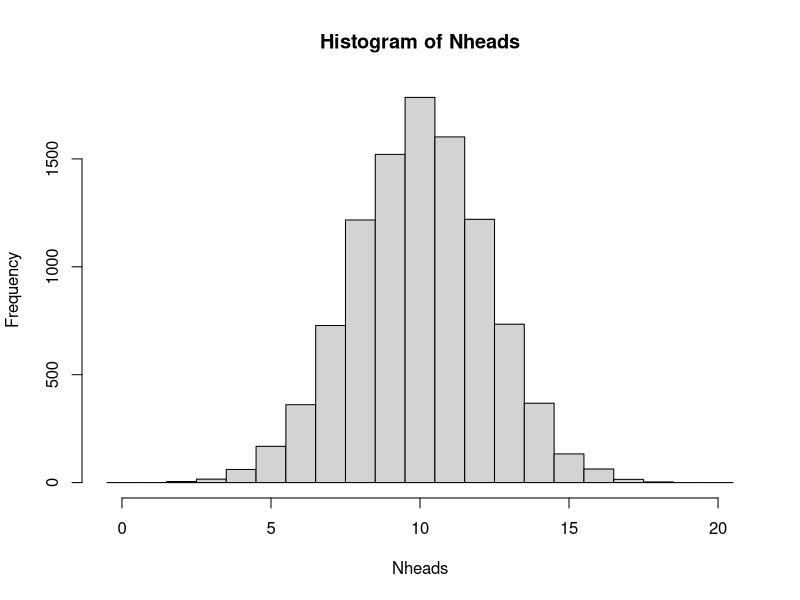
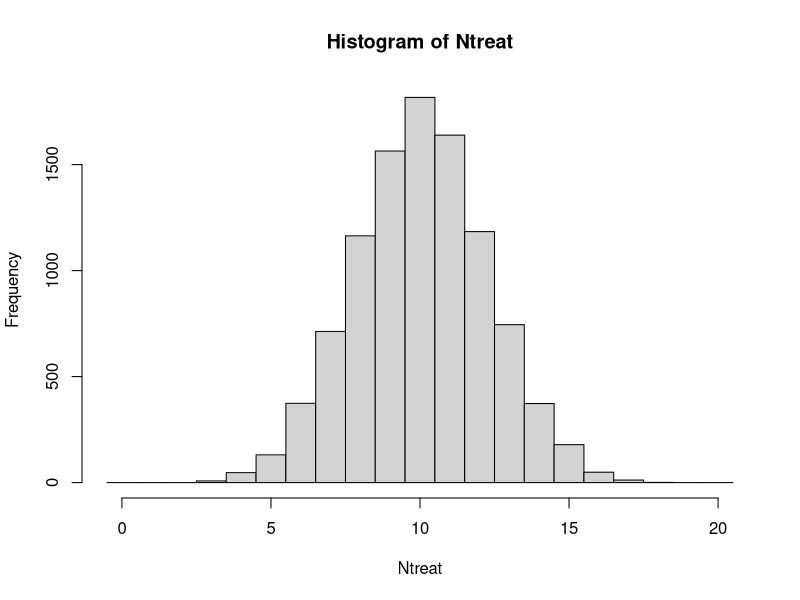
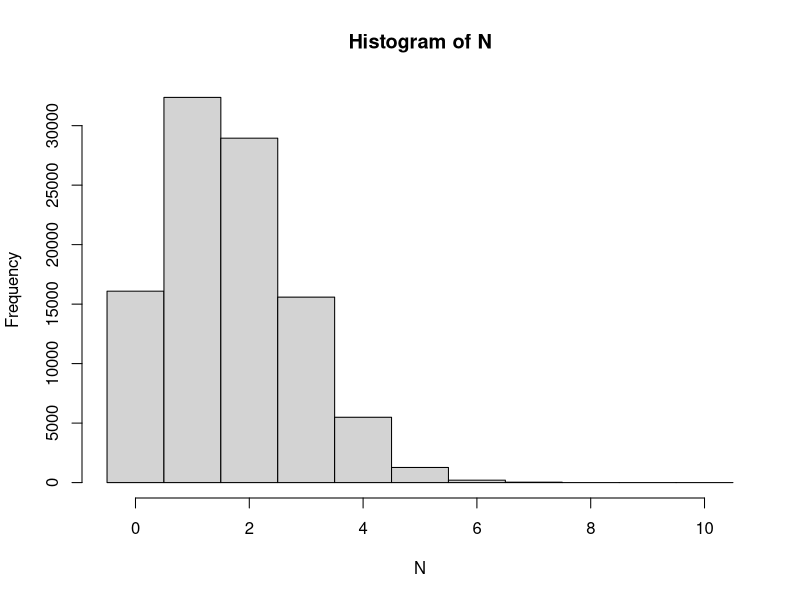
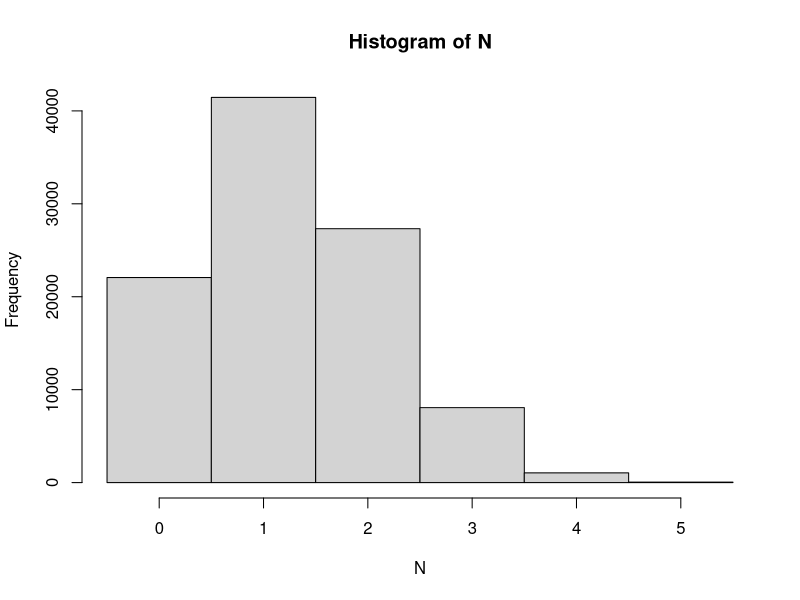

Reproduce these figures in R, in order.
## ---- chunk 1
## A single coin toss
sample(c("H", "T"), size=1)
## Another coin toss
sample(c("H", "T"), size=1)

## 20 independent coin tosses
(coins <- sample(c("H", "T"), size=20, replace=TRUE))
## How many heads did we get in these particular 20 draws?
sum(coins == "H")

## The simulation is about repeating this (20 random draws and summing up the number of heads) many times. To do it 10000 times;
Nheads <- replicate(10000, {
  coins <- sample(c("H", "T"), size=20, replace=TRUE)
  sum(coins == "H")
})
## ---- chunk 2
## Number of times of the 10000 with exactly 15 heads
sum(Nheads==15)
## divide by 10000 to get the probability
sum(Nheads==15)/10000
## or compute using mean (why does this work?)
mean(Nheads==15)
## ---- chunk 3
mean(Nheads<7)
## ---- chunk 4
## plot the distribution and read the graph
hist(Nheads, breaks=0:21-0.5)

## or tabulate
table(Nheads)
## ---- chunk 5
## probability of 15 heads or more
mean(Nheads>=15)
## ---- chunk 6
mean(Nheads<=2)
sum(Nheads<=2)
## with this low number of observations, more repeats is required to get a more accurate answer

Nheads <- replicate(1000000, {
  coins <- sample(c("H", "T"), size=20, replace=TRUE)
  sum(coins == "H")
})
sum(Nheads<=2)
mean(Nheads<=2)
## ---- chunk 7
## Randomization for a single patient
sample(c("T", "C"), size=1)

## Randomize 20 independent patients
(patients <- sample(c("T", "c"), size=20, replace=TRUE))
## How many patients are assigned to treatment group?
sum(patients == "T")

## Simulate by repeating 10000 times
Ntreat <- replicate(10000, {
  patients <- sample(c("T", "C"), size=20, replace=TRUE)
  sum(patients == "T")
})
## ---- chunk 8
## Proportion of the 10000 repeats with exactly 15 T
mean(Ntreat==15)
## ---- chunk 9
mean(Ntreat<7)
## ---- chunk 10
## plot the distribution and read the graph
hist(Ntreat, breaks=0:21-0.5)

## or tabulate
table(Ntreat)
## ---- chunk 11
## probability of 15 T or more
mean(Ntreat>=15)
## ---- chunk 12
mean(Ntreat<=2)
sum(Ntreat<=2)
## with this low number of observations, more repeats is required to get a more accurate answer
  
Ntreat <- replicate(1000000, {
  patients <- sample(c("T", "C"), size=20, replace=TRUE)
  sum(patients == "T")
})
sum(Ntreat<=2)
mean(Ntreat<=2)
## ---- chunk 13
##Simulate thowing 10 dice and counting the number of sixes.
N <- replicate(100000, sum(sample(1:6, size=10, replace=TRUE)==6))
table(N)
##The probability mass function
table(N)/length(N)
hist(N, breaks=(0:11)-0.5)
## ---- chunk 14
sum(N>=5)
sum(N>=5)/length(N)
mean(N>=5)
## ---- chunk 15
mean(N==2)
## ---- chunk 16
mean(N)
10*1/6
## ---- chunk 17
N <- replicate(100000, sum(sample(rep(0:1, c(39,13)), size=5)))
hist(N, breaks=(0:6)-.5)
## P(N==5)
mean(N==5)
## ---- chunk 18
## Solution using 100 replicates
x <- replicate(100, sum(sample(c(0,0,0,0,0,0,0,1,1,1), size=3, replace=TRUE)))
table(x)
mean(x==0)
## Solution using 1000 replicates
x <- replicate(1000, sum(sample(c(0,0,0,0,0,0,0,1,1,1), size=3, replace=TRUE)))
table(x)
mean(x==0)
## Solution using 100000 replicates
x <- replicate(100000, sum(sample(c(0,0,0,0,0,0,0,1,1,1), size=3, replace=TRUE)))
table(x)
mean(x==0)
## ---- chunk 19
## Solution using 100000 replicates
x <- replicate(100000, sum(sample(rep(c(0, 1), c(14, 6)), size=3, replace=FALSE)))
table(x)
mean(x==0)
## ---- chunk 20
## Solution using 100000 replicates
x <- replicate(100000, sum(sample(rep(c(0, 1), c(140, 60)), size=3, replace=FALSE)))
table(x)
mean(x==0)
## ---- chunk 21
## 1.6 Solution using the Binomial distribution
pbinom(0, 3, 0.3)

## 1.7 Solution using the hypergeometric distribution
phyper(0, 6, 20-6, 3)

## 1.8 Solution using the hypergeometric distribution
phyper(0, 60, 200-60, 3)
## ---- chunk 22
phyper(20, 200, 20000-200, 1000, lower.tail=FALSE)
## ---- chunk 23
x <- replicate(100000, {x<-sample(1:5, 3); y<-sample(1:5,3); length(intersect(x,y))})
table(x)

phyper(0:3, 3, 2, 3)
